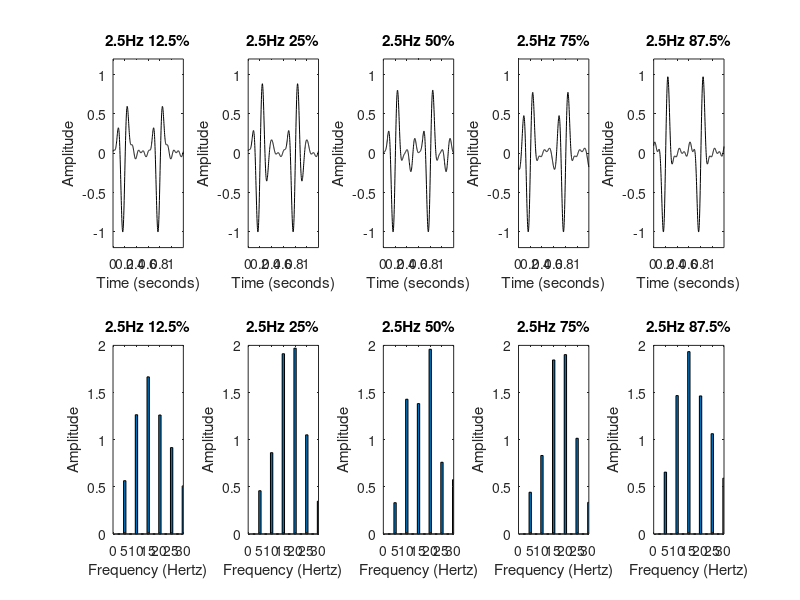

MATLAB code to generate this figure:
%%% simulation of EEG response across harmonics for different duty cycles
clearvars; close all;
ff=2.5; % fondamental frequency, min is 1.25 use multiple of 1.25


%% Generate onset/offset response (i.e. odd and even harmonics)
nT=512; % has to be divisible by 64
wtSize = 1.2; % size of time window = 1.2 sec
t=linspace(0,wtSize,nT); 

wList= [1:1:12]'; % frequencies used for the ERP
nF = length(wList);
wAmp = [linspace(.05,1,nF/2) linspace(1,.25,nF/2) ]'; % define the amplitude response change with frequencies (peak around 8Hz)
wAmp(2:2:end) = wAmp(2:2:end)*1;
%%%%%%%%%%%%% what is the phase for? useful for waveform, less for
%%%%%%%%%%%%% spectrum, looks better with the multiplication
wPhase = (-1*wList)+repmat([3*pi/2 4*pi/3]',nF/2,1); % freq + phase of odd and even harmonics [sinewave = sin(t+theta)]
% wPhase = (-1*wList)+repmat([0*pi/2 0*pi/2]',nF/2,1);

wAmp = cos(wPhase).*wAmp + 1i.*sin(wPhase).*wAmp;


%% Make a fourier basis set for an easy waveform creator:
allDC = [0.125 0.25 0.5 0.75 0.875];

for dc=1:length(allDC)
    dutyCycle= allDC(dc);
    clear waveForm

    fourierBasis = dftmtx(nT);
    invFourier  = conj(fourierBasis)/nT;
    waveForm = wAmp'*fourierBasis(wList+1,:);
    waveForm = real(waveForm);
    
    % 1.25Hz
    if ff == 1.25
        waveForm = waveForm + circshift(waveForm,round(nT*dutyCycle)); % On + Off responses
    else
        % 2.5 Hz
        if ff==2.5
            nbCy = 2;
            %     figure;plot(circshift(circshift(waveForm,nT/2),round(nT/2*dutyCycle)))
            %     figure;plot(waveForm + circshift(waveForm,round(nT/2*dutyCycle)) + circshift(waveForm,nT/2) + circshift(circshift(waveForm,nT/2),round(nT/2*dutyCycle)));
            %         waveForm = waveForm + circshift(waveForm,round(nT/2*dutyCycle)) + circshift(waveForm,nT/2) + circshift(circshift(waveForm,nT/2),round(nT/2*dutyCycle));
        elseif ff==5
            nbCy = 4;
        elseif ff==10
            nbCy = 8;
        end
        % ON responses
        for mm=1:nbCy-1
            waveForm = waveForm + circshift(waveForm,mm*nT/nbCy);
        end
%         figure;plot(waveForm)
%         figure;plot(circshift(waveForm,(nT/nbCy)*dutyCycle))
        % OFF responses
        waveForm = waveForm + circshift(waveForm/4,(nT/nbCy)*dutyCycle);
    end
    
    waveForm = waveForm./max(abs(waveForm));
    
    wAmp2= nF*(abs(invFourier(wList+1,:)*waveForm'));
    
    %Make spec plot
    freqs = ff*(0:.5:20); % spectrum for fq until 20Hz
    amps = 0*ones(size(freqs));
    amps(2*wList+1)=abs(wAmp2);
    
    
    %% figures
    %timecourse panel
    figure(100)
    subplot(2,5,dc)
    plot(t,waveForm,'k');
    xlabel('Time (seconds)')
    ylabel('Amplitude');
    ylim([-1.2 1.2])
    xlim([0 wtSize])
    title([num2str(ff) 'Hz ' num2str(dutyCycle*100) '%'])

    subplot(2,5,dc+5)
    if exist('pdSpecPlot')
        pdSpecPlot(freqs,amps,[]);
    else
        bar(freqs,amps);
    end
    xlim([0 30])
    xlabel('Frequency (Hertz)')
    ylabel('Amplitude');
    title([num2str(ff) 'Hz ' num2str(dutyCycle*100) '%'])
end
set(100, 'Position', [0 0 1000 500])
% saveas(100,['figures' filesep 'simulHarmonics' num2str(ff) 'Hz'],'png')
